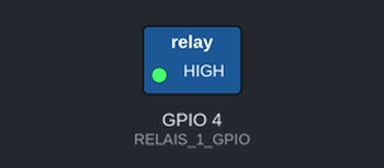
The program below on a simulated Raspberry Pi (BCM pin numbers). Shown: switched loads named in the program (green lamp = pin HIGH). At 5.0 s the program stops and its outputs stay as they are.

Above: at 0.1 s.
At 5.1 s:
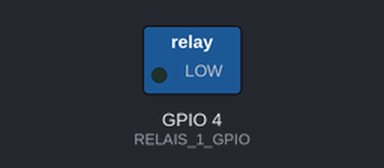
Timing chart, 0 to 6.5 s (numbered marks = the images above):
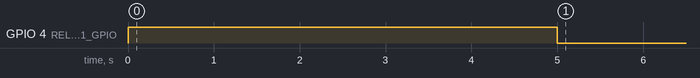

The program:

relais3_ms.py
```python
# working

import RPi.GPIO as GPIO
import time


GPIO.setmode(GPIO.BCM) # GPIO Nummern statt Board Nummern

#If true it will give out warning
GPIO.setwarnings(False)


RELAIS_1_GPIO = 4
GPIO.setup(RELAIS_1_GPIO, GPIO.OUT) # GPIO Modus zuweisen
GPIO.output(RELAIS_1_GPIO, GPIO.LOW) # aus

for i in range(5):
    GPIO.output(RELAIS_1_GPIO, GPIO.HIGH) # an

    #time.sleep(0.005)
    time.sleep(1)
    GPIO.output(RELAIS_1_GPIO, GPIO.LOW) # aus
```

Measured:
- by itself, GPIO 4 (RELAIS_1_GPIO): LOW → HIGH at 0.00 s, → LOW 5.0 s later
